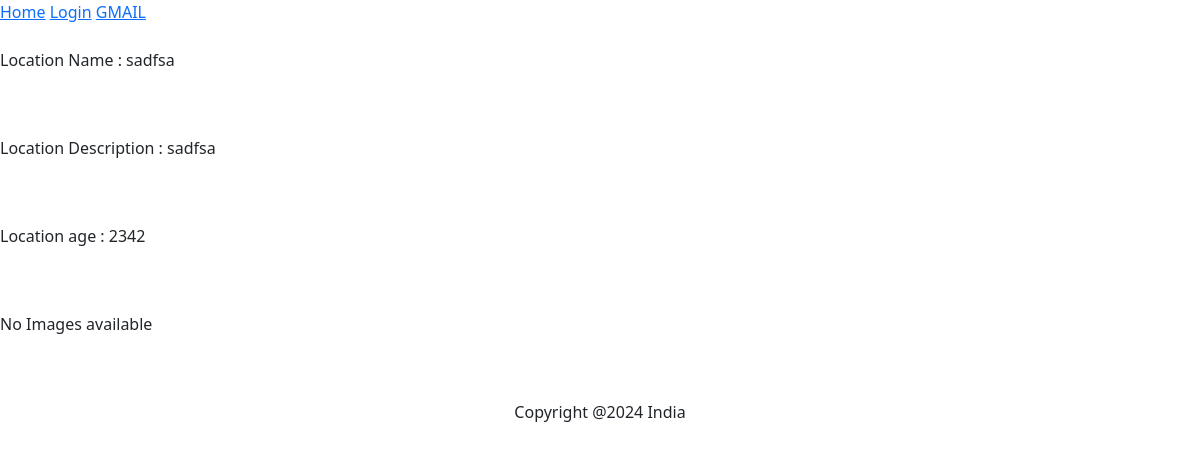
Before: /orders/locations/26/ with the older database file.
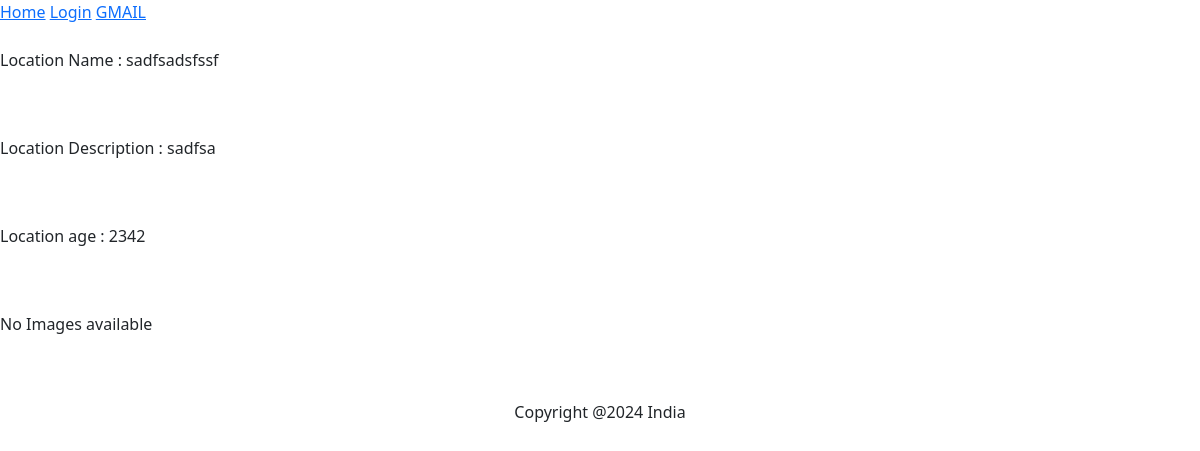
After: the same page with the newer database file.
### order/models.py (models this page shows, shortened)
class my_places(models.Model):
    role_choices = (
        ('customer', 'customer'),
        ('manager', 'manager'),
        ('student', 'student'),
    )
    location_name = models.CharField(max_length=50)
    location_description = models.TextField()
    location_image = models.ImageField(upload_to="place_images", blank=True, null=True)
    age = models.IntegerField()
    gender = models.BooleanField(default=False)
    role = models.CharField(max_length=50, choices=role_choices, default="student")
    price = models.PositiveIntegerField(default=1)
    sub_total = models.FloatField(default=5)
    interests = models.JSONField(null=True, blank=True, default=list)
    website = models.URLField(null=True, blank=True)
    email = models.EmailField(null=True, blank=True)
    joined = models.DateField(null=True, blank=True)
    birthday = models.DateTimeField(null=True, blank=True)

### order/views.py (the view)
# urls.py: path("locations/<id>/", get_place, name="get_place"),
def get_place(request, id):
    context = {}
    try:
        context['cityname'] = my_places.objects.get(id=id)
    except my_places.DoesNotExist:
        context['cityname'] = None
        context['error'] = "You entrr wrong id."
    return render(request, 'get_place.html', context=context)

### templates/get_place.html
{% extends 'base.html' %}
{% block content %}
    {% if cityname == None %}
        <p>{{ error }}</p>
    {% else %}
        <br>
        <br>
        <p>
            Location Name : {{ cityname.location_name }}
        </p>
        <br>
        <br>
        <p>
            Location Description : {{ cityname.location_description }}
        </p>
        <br>
        <br>
        <p>
            Location age : {{ cityname.age }}
        </p>
        <br>
        <br>
        <p>
            {% if cityname.location_image %}
                <img style="height: 100px" src="{{ cityname.location_image.url }}" alt="">
            {% else %}
                No Images available
            {% endif %}
        </p>
        <br>
        <br>
    {% endif %}
{% endblock %}

Changed rows visible on the page:
changed my_places "sadfsa": location_name "sadfsa" → "sadfsadsfssf"
